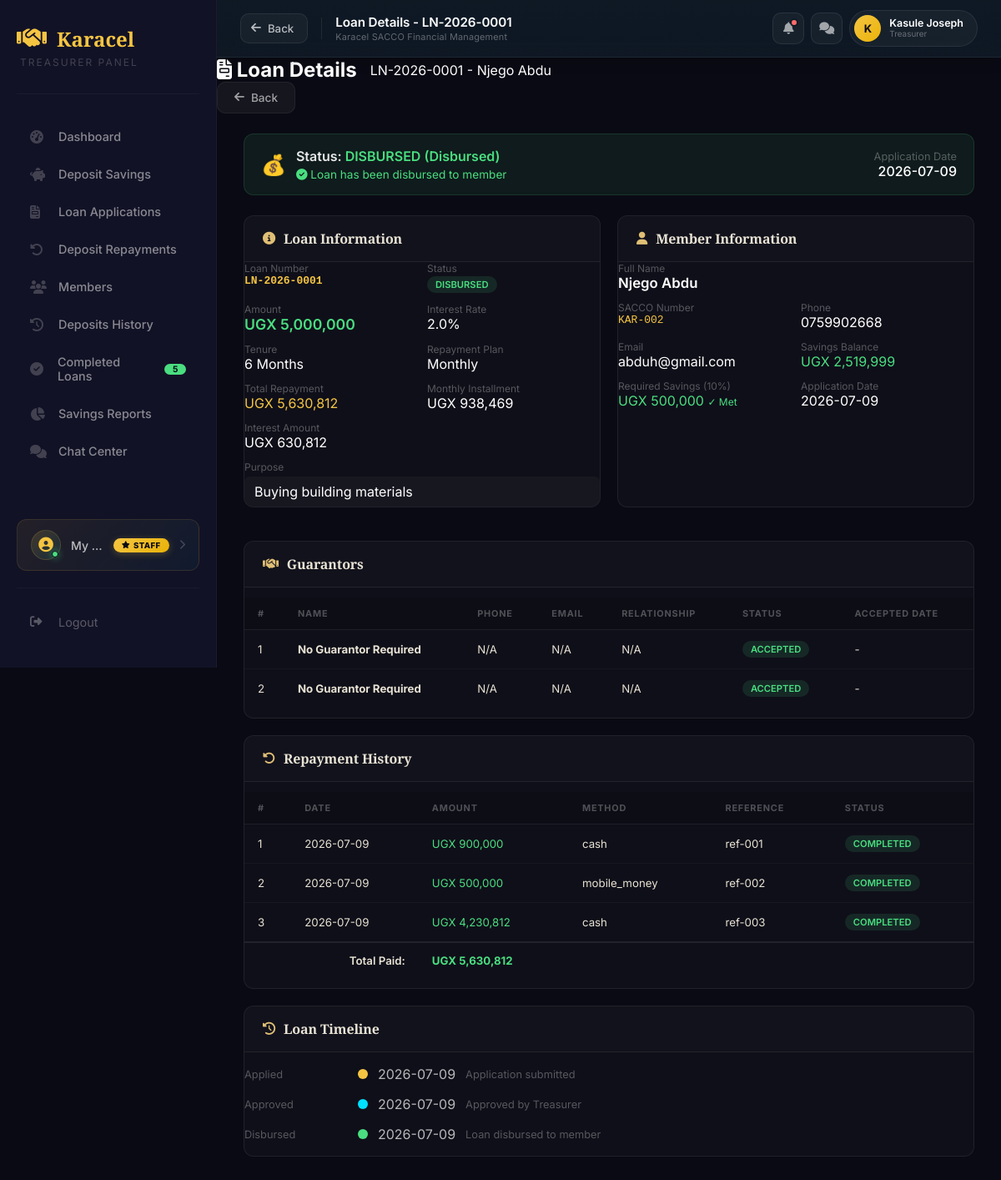
Page /treasurer/loan/view/1 (signed in) on the earlier database version.
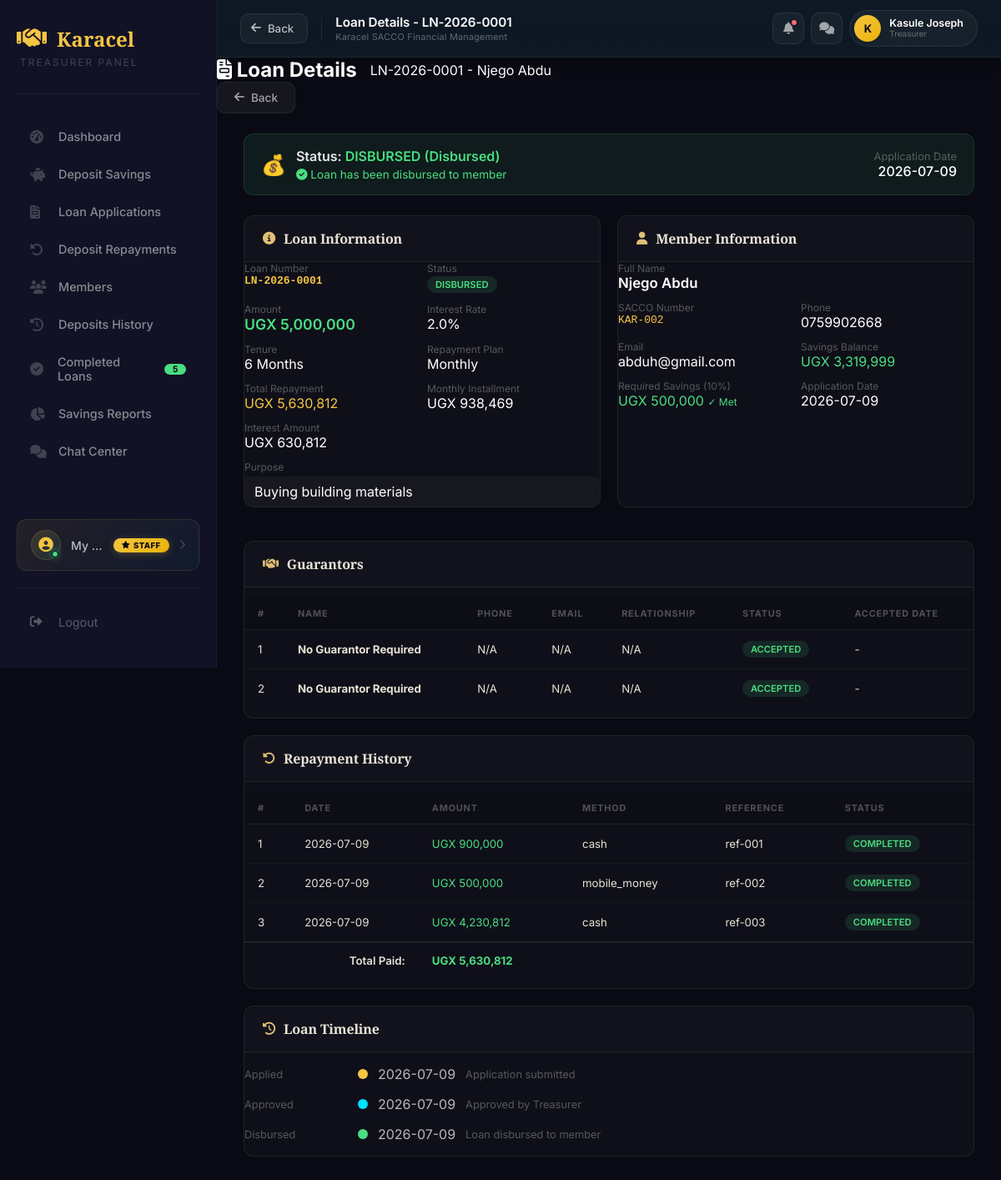
Same page on the later database version.
### tables this page shows
CREATE TABLE users (
        id INTEGER PRIMARY KEY AUTOINCREMENT,
        full_name TEXT NOT NULL,
        gender TEXT,
        dob TEXT,
        sacco_number TEXT UNIQUE NOT NULL,
        email TEXT,
        phone TEXT,
        address TEXT,
        password TEXT NOT NULL,
        role TEXT DEFAULT 'member',
        status TEXT DEFAULT 'active',
        savings_balance REAL DEFAULT 0,
        next_of_kin_name TEXT,
        relationship TEXT,
        next_of_kin_phone TEXT,
        registration_date TIMESTAMP DEFAULT CURRENT_TIMESTAMP
    , kai_shares INTEGER DEFAULT 0, ks_shares INTEGER DEFAULT 0, kac_paid INTEGER DEFAULT 0, kac_paid_date TEXT, registration_fee_paid INTEGER DEFAULT 0, registration_fee_paid_date TEXT, account_number TEXT);

### app.py (the view, shortened to what this page needs)
@app.route("/treasurer/loan/view/<int:loan_id>")
def treasurer_view_loan(loan_id):
    if session.get("role") not in ["treasurer", "admin", "secretary", "chairperson"]:
        flash('Access denied', 'danger')
        return redirect("/login")
    db = get_db()
    db.row_factory = sqlite3.Row
    try:
        loan = db.execute("""
            SELECT l.*, u.full_name, u.sacco_number, u.email, u.phone, u.savings_balance
            FROM loans l
            JOIN users u ON l.user_id = u.id
            WHERE l.id = ?
        """, (loan_id,)).fetchone()
        guarantors = db.execute("""
            SELECT * FROM loan_guarantors WHERE loan_id = ?
        """, (loan_id,)).fetchall()
        repayments = db.execute("""
            SELECT * FROM repayments WHERE loan_id = ? ORDER BY payment_date DESC
        """, (loan_id,)).fetchall()
        total_paid = sum(r['amount'] for r in repayments) if repayments else 0
        db.close()
        return render_template(
            "treasurer/treasurer-view-loan.html",
            loan=loan,
            guarantors=guarantors,
            repayments=repayments,
            total_paid=total_paid,
            role=session.get('role', 'treasurer')
        )
    except Exception as e:
        db.close()
        flash(f'Error: {str(e)}', 'danger')
        role = session.get('role')
        if role == 'admin' or role == 'chairperson':
            return redirect(url_for('admin_dashboard'))
        else:
            return redirect(url_for('treasurer_dashboard'))

### app.py (called while the page is built)
def get_db():
    conn = sqlite3.connect("sacco.db")
    conn.row_factory = sqlite3.Row
    return conn

@app.context_processor
def inject_globals():
    from datetime import datetime
    completed_loans = 0
    try:
        if 'user_id' in session:
            role = session.get('role', '')
            if role in ['treasurer', 'admin', 'chairperson']:
                db = get_db()
                completed_loans = db.execute("SELECT COUNT(*) FROM loans WHERE status = 'completed'").fetchone()[0]
                db.close()
    except Exception as e:
        print(f"Error getting completed_loans: {e}")
    return {
        'now': datetime.now(),
        'completed_loans': completed_loans
    }

### templates/treasurer/treasurer-view-loan.html (shortened to what the changed rows need)
{% extends "treasurer/treasurer-base.html" %}
{% block content %}
<div class="app-bar">
    <div class="app-bar-left">
        <h2><i class="fas fa-file-invoice"></i> Loan Details</h2>
        <span>{{ loan.loan_number }} - {{ loan.full_name }}</span>
    </div>
</div>
<div class="content-panel active" style="padding: 24px 32px 40px;">
    <div style="display: grid; grid-template-columns: 1fr 1fr; gap: 20px;">
        <div class="action-card">
            <div style="display: grid; grid-template-columns: 1fr 1fr; gap: 12px;">
                <div style="grid-column: 1 / -1;">
                    <div style="color: rgba(255,255,255,0.3); font-size: 0.75rem;">Full Name</div>
                    <div style="font-weight: 600; font-size: 1.05rem;">{{ loan.full_name }}</div>
                </div>
                <div>
                    <div style="color: rgba(255,255,255,0.3); font-size: 0.75rem;">SACCO Number</div>
                    <div style="color: #f5c542; font-family: monospace;">{{ loan.sacco_number }}</div>
                </div>
                <div>
                    <div style="color: rgba(255,255,255,0.3); font-size: 0.75rem;">Phone</div>
                    <div>{{ loan.phone or 'Not provided' }}</div>
                </div>
                <div>
                    <div style="color: rgba(255,255,255,0.3); font-size: 0.75rem;">Email</div>
                    <div>{{ loan.email or 'Not provided' }}</div>
                </div>
                <div>
                    <div style="color: rgba(255,255,255,0.3); font-size: 0.75rem;">Savings Balance</div>
                    <div style="color: #4ade80;">UGX {{ "{:,.0f}".format(loan.savings_balance or 0) }}</div>
                </div>
            </div>
        </div>
    </div>
    <div class="action-card" style="margin-top: 20px;">
        <div class="table-wrapper">
            <table class="styled-table">
                <thead>
                    <tr>
                        <th>#</th>
                        <th>Name</th>
                        <th>Phone</th>
                        <th>Email</th>
                        <th>Relationship</th>
                        <th>Status</th>
                        <th>Accepted Date</th>
                    </tr>
                </thead>
            </table>
        </div>
    </div>
    {% if repayments %}
    <div class="action-card" style="margin-top: 20px;">
        <div class="table-wrapper">
            <table class="styled-table">
                <thead>
                    <tr>
                        <th>#</th>
                        <th>Date</th>
                        <th>Amount</th>
                        <th>Method</th>
                        <th>Reference</th>
                        <th>Status</th>
                    </tr>
                </thead>
            </table>
        </div>
    </div>
    {% endif %}
</div>
{% endblock %}

Differences in the rows shown:
changed users "Njego Abdu": savings_balance "2,519,999" → "3,319,999"
